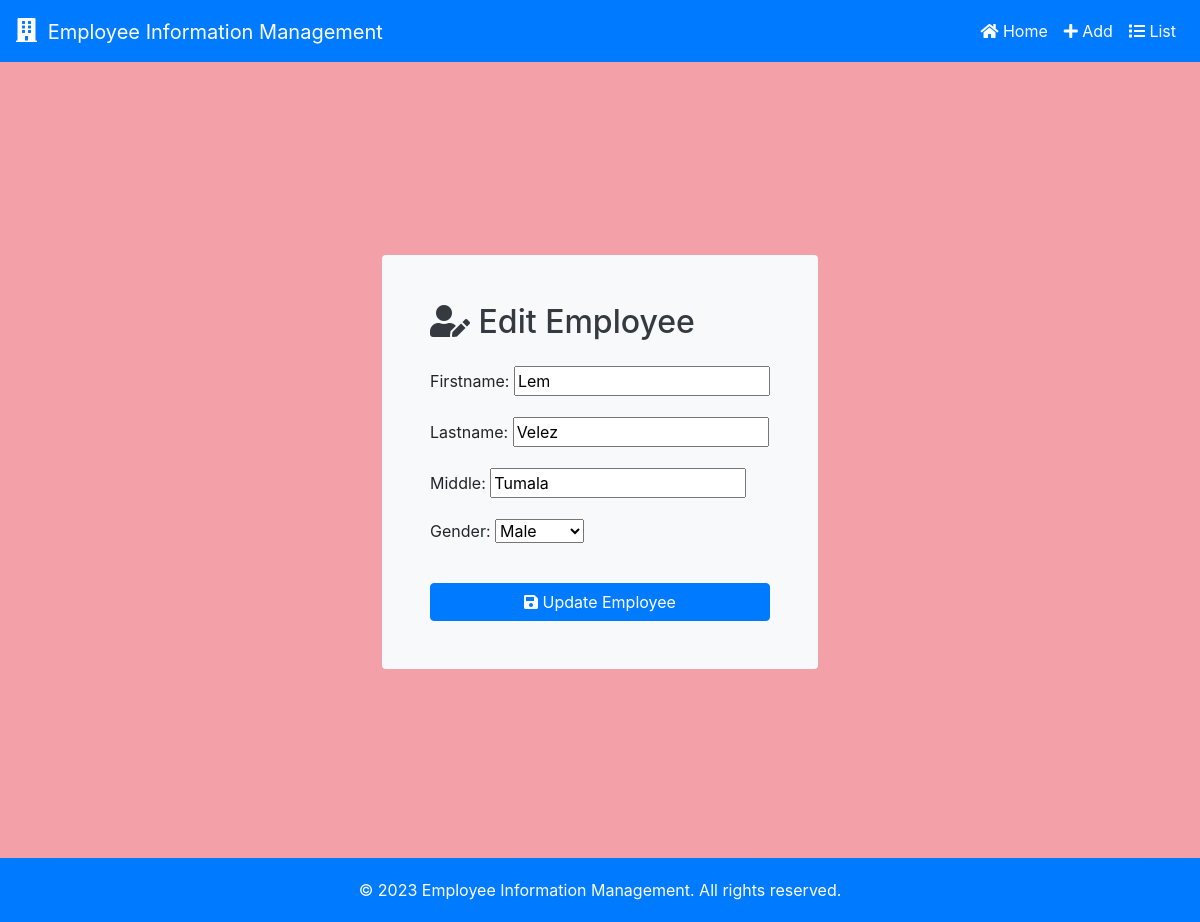
/edit/13/, run on the app's committed database.
### employee/models.py (models this page shows, shortened)
class Employee(models.Model):
    GENDER_CHOICES = [
        ('M', 'Male'),
        ('F', 'Female'),
    ]
    firstname = models.CharField(max_length=100)
    lastname = models.CharField(max_length=100)
    middle = models.CharField(max_length=100, blank=True, null=True)
    gender = models.CharField(max_length=1, choices=GENDER_CHOICES)

### employee/views.py (the view)
# urls.py: path('edit/<int:employee_id>/', views.edit_employee, name='edit_employee'),
def edit_employee(request, employee_id):
    employee = get_object_or_404(Employee, pk=employee_id)
    if request.method == 'POST':
        form = EmployeeForm(request.POST, instance=employee)
        if form.is_valid():
            form.save()
            return JsonResponse({'success': True})
    else:
        form = EmployeeForm(instance=employee)
    return render(request, 'employee/edit_employee.html', {'form': form, 'employee': employee})

### employee/forms.py
class EmployeeForm(forms.ModelForm):
    class Meta:
        model = Employee
        fields = ['firstname', 'lastname', 'middle', 'gender']
    GENDER_CHOICES = [
        ('', '-------'),
        ('M', 'Male'),
        ('F', 'Female'),
    ]
    widgets = {
        'firstname': forms.TextInput(attrs={'class': 'form-control'}),
        'lastname': forms.TextInput(attrs={'class': 'form-control'}),
        'middle': forms.TextInput(attrs={'class': 'form-control'}),
        'gender': forms.Select(choices=GENDER_CHOICES, attrs={'class': 'form-control'}),
    }

### employee/templates/employee/edit_employee.html (shortened to what this page needs)
{% extends 'employee/index.html' %}
{% block content %}
<div class="d-flex justify-content-center align-items-center vh-100">
    <div class="bg-light p-5 rounded">
        <h2 class="text-dark mb-4"><i class="fas fa-user-edit"></i> Edit Employee</h2>
        <form method="post" action="{% url 'edit_employee' employee.id %}" class="d-flex flex-column">
            {{ form.as_p }}
            <button type="submit" class="btn btn-primary mt-3"><i class="fas fa-save"></i> Update Employee</button>
        </form>
    </div>
</div>
{% endblock %}

### employee/templates/employee/index.html (style rules this page uses)
body { background-color: #f3a0a9; background-size: cover; background-blur: 10px; margin-bottom: 60px; }

### data on the page
Employee: firstname "Lem", lastname "Velez", middle "Tumala", gender "Male"
